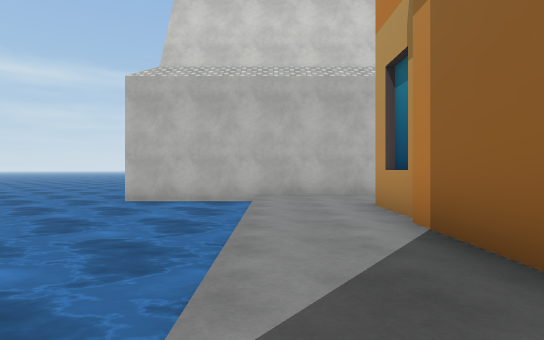
View 1 (above)

24 first-person views from a walk through a scene from a Unity 3-D project. The camera is 1.2 m above the floor, looks level and sees 80° across. The floor is counted in squares, 2 m on a side. Each view is taken from the middle of a square. On the plan, view 1 faces up. The plan holds only what a view shows up to about 10 squares ahead; the rest is blank. The place goes on beyond the plan. The player is left out. Some animated figures are left out. Some surface patterns are stand-ins.

View 2
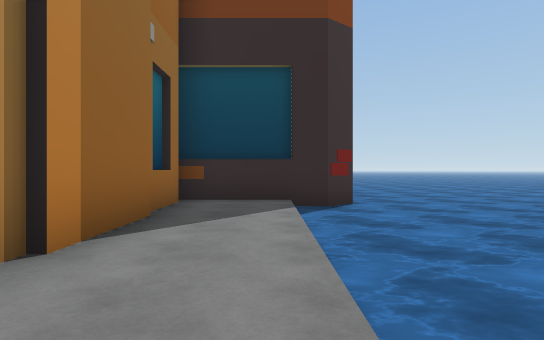

View 3
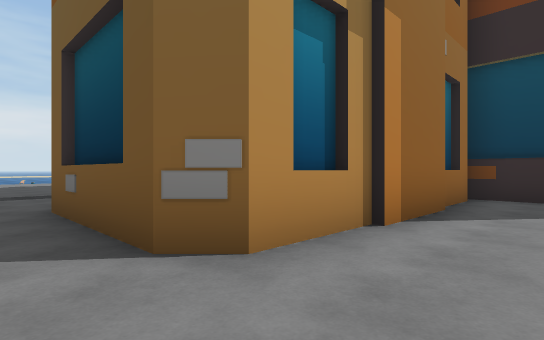

View 4
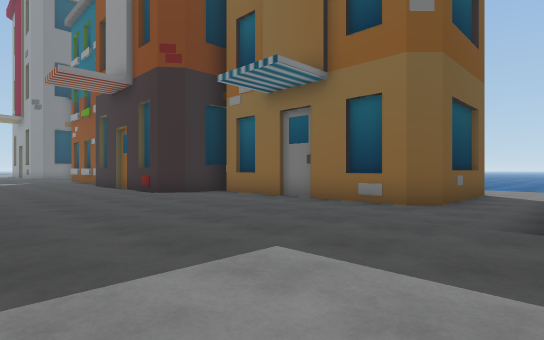

View 5
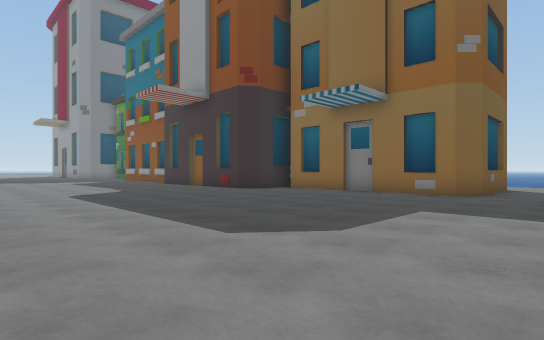

View 6
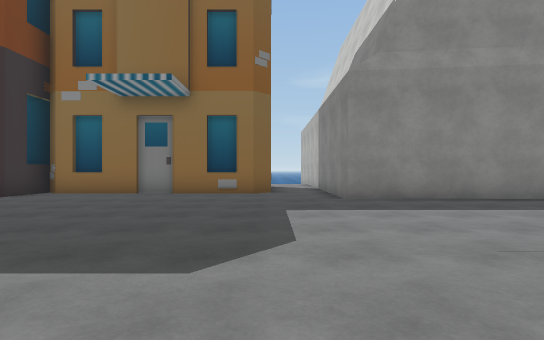

View 7
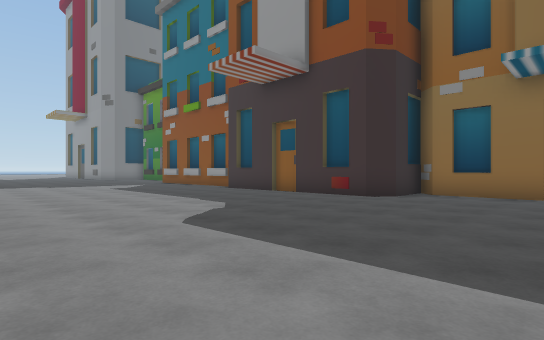

View 8
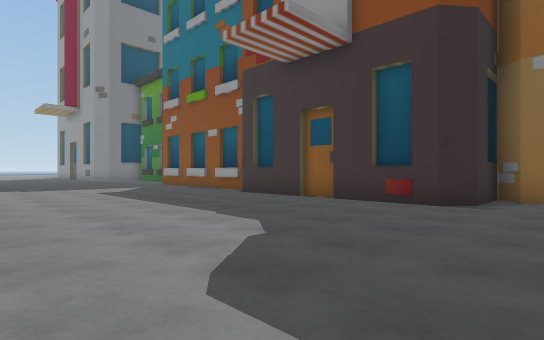

View 9
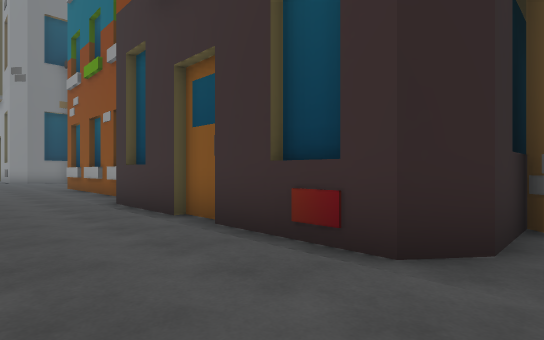

View 10
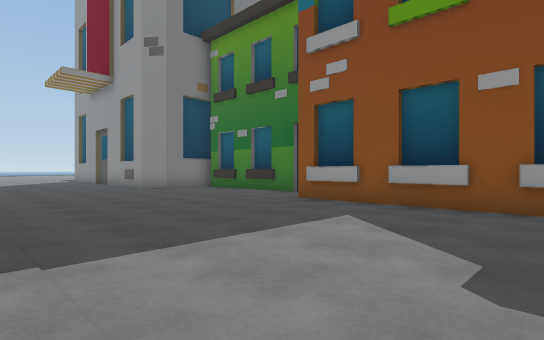

View 11
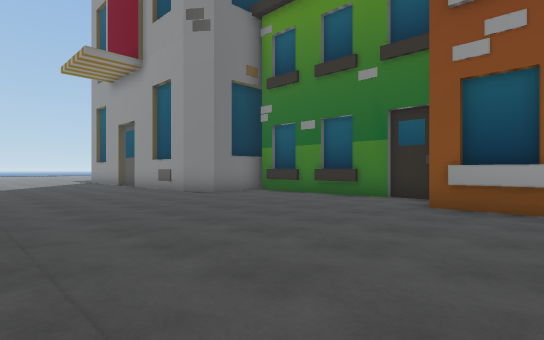

View 12
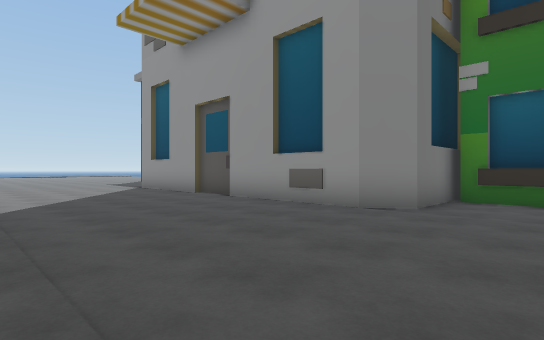

View 13
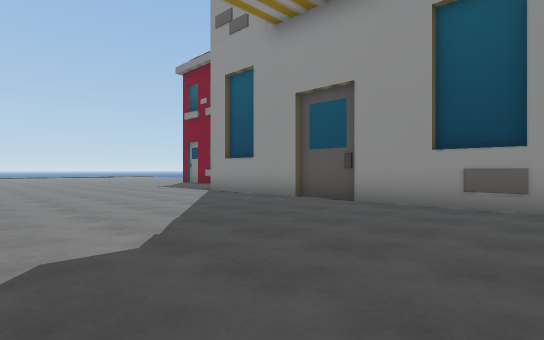

View 14
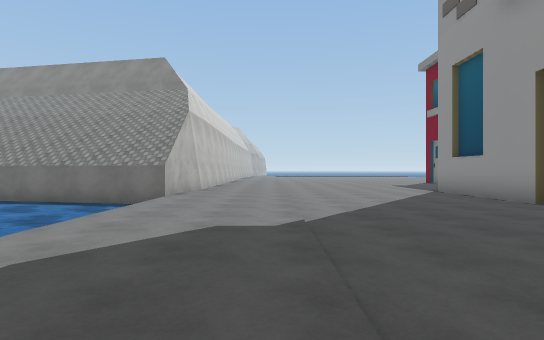

View 15
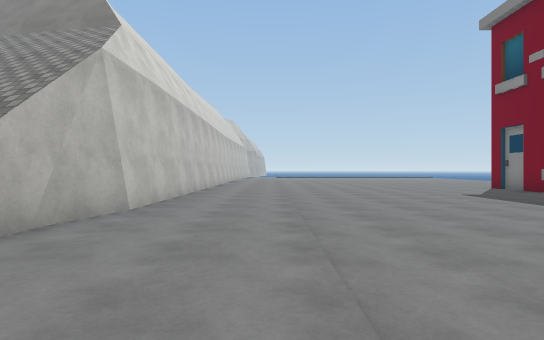

View 16
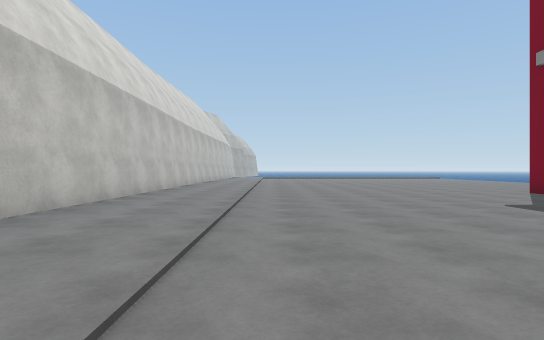

View 17
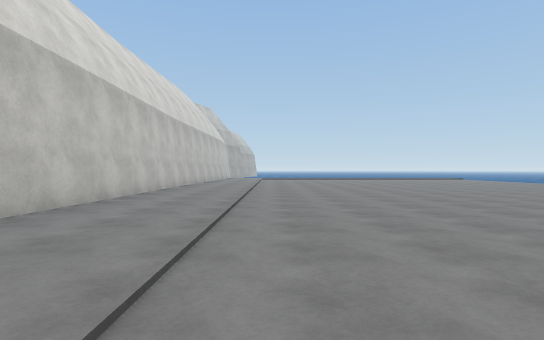

View 18
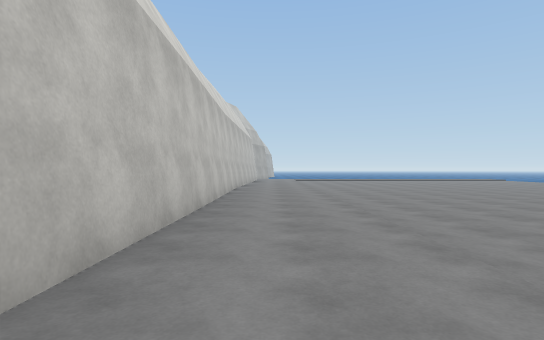

View 19
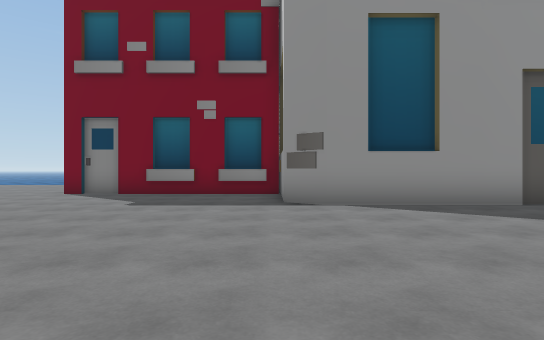

View 20
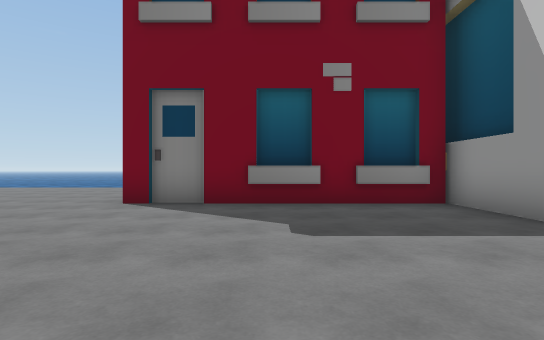

View 21
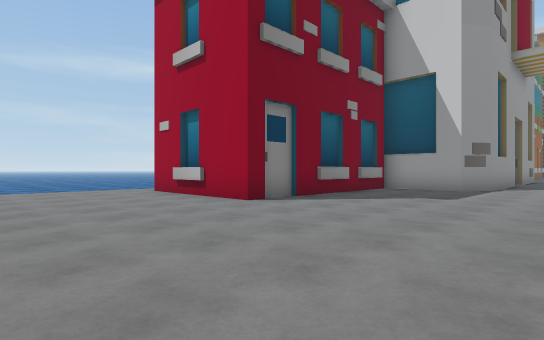

View 22
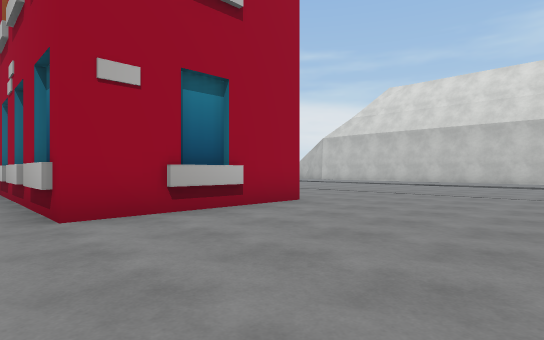

View 23
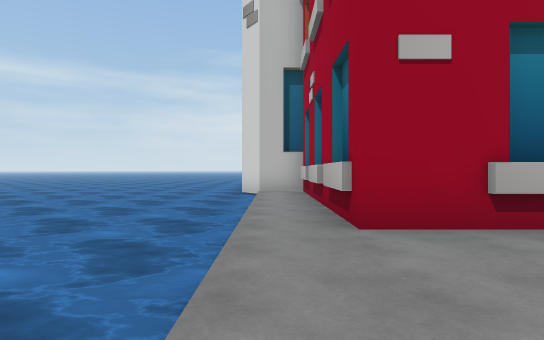

View 24
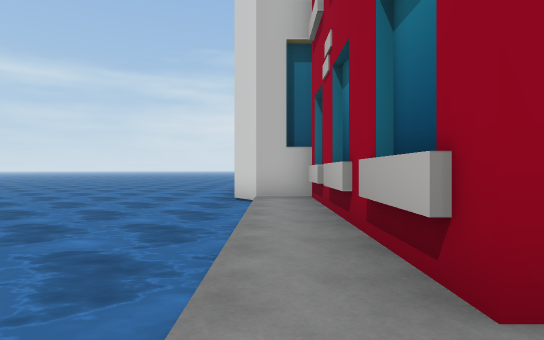

### Floor plan
Key: @ floor where view 1 was taken; # wall or solid block; . main floor; : floor 0.25 m higher than the main floor; / step, stairs or slope; ≈ water the walk keeps out of; B building.
Columns run from 3 left of view 1 to 18 right of it. Each row starts with its distance up from view 1.
 11            #:
 10            #:::
  9            #::::
  8 ######  ####:::::::
  7 ≈≈≈......../:::::::
  6 ≈≈≈..BBBB../....:::
  5 ≈≈≈..B   B./....:::
  4 ≈≈≈..B   B......:::
  3 ≈≈≈..B   B......:::
  2 ≈≈≈..B   B......:::
  1 ≈≈≈..B   B......:::
  0 ≈≈≈@.B  BB......:::
 -1 ≈BBBBB BBBB.....:::
 -2 ≈          .....:::
 -3 ≈          .....::
 -4 ≈          .....::
 -5            .....::
 -6            .....::
 -7           B.....::
 -8           B.....::
 -9           B.....::
-10           B.....:
-11           B.....:
-12           B.....:
-13           B.....:
-14         B.......:
-15         B.......:
-16         B.......:
-17         B.......:
-18         B.......:
-19         BBB.....:
-20            B....::
-21            B....:::
-22            B....:::
-23            B....:::≈≈
-24            .....:::≈≈
-25            .....:::≈≈≈
-26            B....:::≈≈≈
-27 ≈≈         B....:::###
-28 ≈≈         B....:::#
-29 ≈≈B        B....::##
-30 ≈≈≈.B   B.......::#
-31 ≈≈≈.B   B.......::#
-32 ≈≈≈.B   B.......::#
-33 ≈≈≈.B   B.......::#
-34 ≈≈≈.B   B.......::#
-35 ≈≈≈.BBB B.......::#
-36 ≈≈≈...B.........::#
-37  ≈≈.............::#
-38   ≈.............::##
-39    .............:::#
-40    .............:::#

Positions as (right, up) in squares from view 1, and headings:
1: (0, 0), facing up
2: (0, 6), facing down
3: (0, 7), facing down-right
4: (12, 8), facing down-left
5: (15, 8), facing down-left
6: (15, 6), facing left
7: (15, 3), facing down-left
8: (14, 1), facing down-left
9: (10, 0), facing down-left
10: (13, -8), facing down-left
11: (13, -11), facing down-left
12: (13, -17), facing down-left
13: (14, -20), facing down-left
14: (13, -19), facing down
15: (13, -24), facing down
16: (12, -27), facing down
17: (12, -30), facing down
18: (14, -31), facing down
19: (14, -30), facing left
20: (11, -33), facing left
21: (10, -40), facing up-left
22: (0, -40), facing up-right
23: (0, -39), facing up
24: (0, -37), facing up
